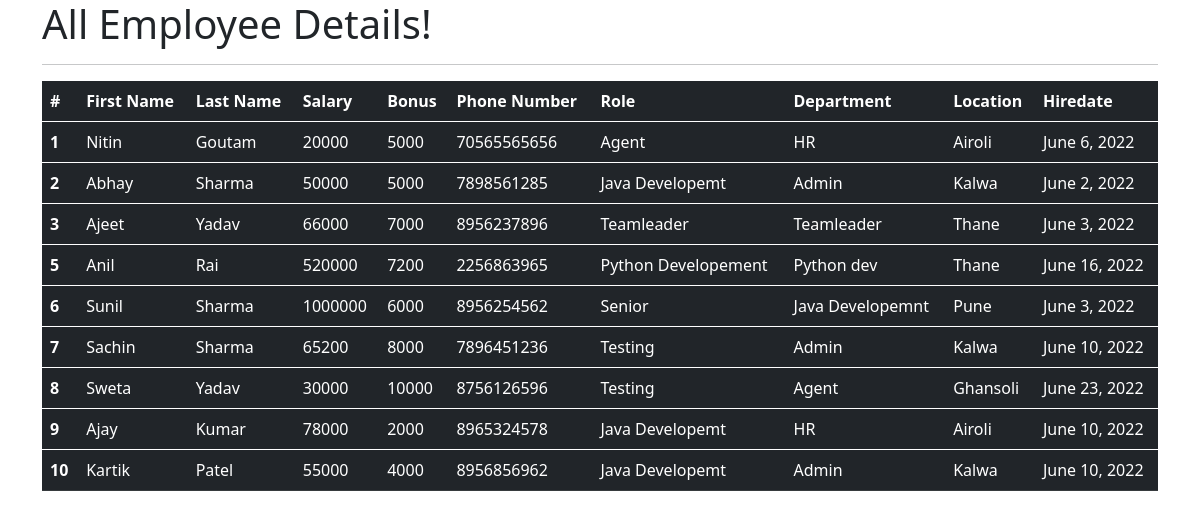
The app's page /all_emp with its own data.
### emp_app/models.py (models this page shows, shortened)
class Employee(models.Model):
    first_name = models.CharField(max_length=100, null=False)
    last_name= models.CharField(max_length=100)
    dept = models.ForeignKey(Department, on_delete=models.CASCADE)
    salary = models.IntegerField(default=0)
    bonus = models.IntegerField(default=0)
    role = models.ForeignKey(Role, on_delete=models.CASCADE)
    phone = models.IntegerField(default=0)
    hire_date = models.DateField()
    def __str__(self):
        return "%s %s %s" %(self.first_name, self.last_name, self.phone)

class Role(models.Model):
    name = models.CharField(max_length=100, null=False)

class Department(models.Model):
    name = models.CharField(max_length=100,null=False)
    location = models.CharField(max_length=100)

### emp_app/views.py (the view)
# urls.py: path('all_emp',views.all_emp, name ='all_emp'),
def all_emp(request):
    emps =Employee.objects.all()
    context = {
        'emps': emps
    }
    print(context)
    return render(request, 'view_all_emp.html',context)

### emp_app/templates/view_all_emp.html (shortened to what this page needs)
<!DOCTYPE html>
<html lang="en">
<head>
    <link href="https://cdn.jsdelivr.net/npm/bootstrap@5.0.2/dist/css/bootstrap.min.css" rel="stylesheet">
</head>
<body>
    <div class="container">
        <h1>All Employee Details!</h1>
       <hr>
       <table class="table table-dark table-hover">
        <thead>
          <tr>
            <th scope="col">#</th>
            <th scope="col">First Name</th>
            <th scope="col">Last Name</th>
            <th scope="col">Salary</th>
            <th scope="col">Bonus</th>
            <th scope="col">Phone Number</th>
            <th scope="col">Role</th>
            <th scope="col">Department</th>
            <th scope="col">Location</th>
            <th scope="col">Hiredate</th>
          </tr>
        </thead>
                {% for emp in emps %}
        <tbody>
          <tr>
            <th scope="row">{{emp.id}}</th>
            <td>{{emp.first_name}}</td>
            <td>{{emp.last_name}}</td>
            <td>{{emp.salary}}</td>
            <td>{{emp.bonus}}</td>
            <td>{{emp.phone}}</td>
            <td>{{emp.role.name}}</td>
            <td>{{emp.dept.name}}</td>
            <td>{{emp.dept.location}}</td>
            <td>{{emp.hire_date}}</td>
          </tr>
        </tbody>
                 {% endfor %}
      </table>
    </div>
  </body>
</html>

### records on screen
Employee: id "1", first_name "Nitin", last_name "Goutam", salary "20000", bonus "5000", phone "70565565656", role.name "Agent", dept.name "HR", dept.location "Airoli", hire_date "June 6, 2022"
Employee: id "2", first_name "Abhay", last_name "Sharma", salary "50000", bonus "5000", phone "7898561285", role.name "Java Developemt", dept.name "Admin", dept.location "Kalwa", hire_date "June 2, 2022"
Employee: id "3", first_name "Ajeet", last_name "Yadav", salary "66000", bonus "7000", phone "8956237896", role.name "Teamleader", dept.name "Teamleader", dept.location "Thane", hire_date "June 3, 2022"
Employee: id "5", first_name "Anil", last_name "Rai", salary "520000", bonus "7200", phone "2256863965", role.name "Python Developement", dept.name "Python dev", dept.location "Thane", hire_date "June 16, 2022"
Employee: id "6", first_name "Sunil", last_name "Sharma", salary "1000000", bonus "6000", phone "8956254562", role.name "Senior", dept.name "Java Developemnt", dept.location "Pune", hire_date "June 3, 2022"
Employee: id "7", first_name "Sachin", last_name "Sharma", salary "65200", bonus "8000", phone "7896451236", role.name "Testing", dept.name "Admin", dept.location "Kalwa", hire_date "June 10, 2022"
Employee: id "8", first_name "Sweta", last_name "Yadav", salary "30000", bonus "10000", phone "8756126596", role.name "Testing", dept.name "Agent", dept.location "Ghansoli", hire_date "June 23, 2022"
Employee: id "9", first_name "Ajay", last_name "Kumar", salary "78000", bonus "2000", phone "8965324578", role.name "Java Developemt", dept.name "HR", dept.location "Airoli", hire_date "June 10, 2022"
Employee: id "10", first_name "Kartik", last_name "Patel", salary "55000", bonus "4000", phone "8956856962", role.name "Java Developemt", dept.name "Admin", dept.location "Kalwa", hire_date "June 10, 2022"
